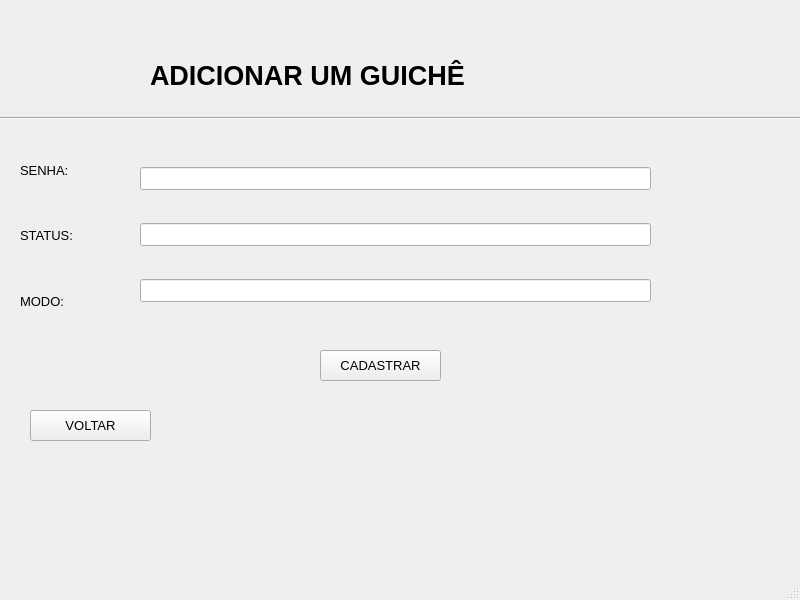
<?xml version="1.0" encoding="UTF-8"?>
<ui version="4.0">
 <class>MainWindow</class>
 <widget class="QMainWindow" name="MainWindow">
  <property name="geometry">
   <rect>
    <x>0</x>
    <y>0</y>
    <width>800</width>
    <height>600</height>
   </rect>
  </property>
  <property name="font">
   <font>
    <pointsize>10</pointsize>
   </font>
  </property>
  <property name="windowTitle">
   <string>MainWindow</string>
  </property>
  <property name="animated">
   <bool>true</bool>
  </property>
  <widget class="QWidget" name="centralwidget">
   <widget class="QLabel" name="label">
    <property name="geometry">
     <rect>
      <x>150</x>
      <y>50</y>
      <width>471</width>
      <height>51</height>
     </rect>
    </property>
    <property name="font">
     <font>
      <pointsize>20</pointsize>
      <weight>75</weight>
      <bold>true</bold>
     </font>
    </property>
    <property name="frameShape">
     <enum>QFrame::NoFrame</enum>
    </property>
    <property name="text">
     <string>ADICIONAR UM GUICHÊ</string>
    </property>
    <property name="textFormat">
     <enum>Qt::AutoText</enum>
    </property>
    <property name="alignment">
     <set>Qt::AlignLeading|Qt::AlignLeft|Qt::AlignVCenter</set>
    </property>
   </widget>
   <widget class="QPushButton" name="pushButton">
    <property name="geometry">
     <rect>
      <x>320</x>
      <y>350</y>
      <width>121</width>
      <height>31</height>
     </rect>
    </property>
    <property name="text">
     <string>CADASTRAR</string>
    </property>
   </widget>
   <widget class="QPushButton" name="pushButton_2">
    <property name="geometry">
     <rect>
      <x>30</x>
      <y>410</y>
      <width>121</width>
      <height>31</height>
     </rect>
    </property>
    <property name="text">
     <string>VOLTAR</string>
    </property>
   </widget>
   <widget class="Line" name="line">
    <property name="geometry">
     <rect>
      <x>0</x>
      <y>110</y>
      <width>801</width>
      <height>16</height>
     </rect>
    </property>
    <property name="orientation">
     <enum>Qt::Horizontal</enum>
    </property>
   </widget>
   <widget class="QWidget" name="layoutWidget">
    <property name="geometry">
     <rect>
      <x>20</x>
      <y>140</y>
      <width>111</width>
      <height>191</height>
     </rect>
    </property>
    <layout class="QVBoxLayout" name="verticalLayout">
     <item>
      <widget class="QLabel" name="label_2">
       <property name="text">
        <string>SENHA:</string>
       </property>
      </widget>
     </item>
     <item>
      <widget class="QLabel" name="label_3">
       <property name="text">
        <string>STATUS:</string>
       </property>
      </widget>
     </item>
     <item>
      <widget class="QLabel" name="label_4">
       <property name="text">
        <string>MODO:</string>
       </property>
      </widget>
     </item>
    </layout>
   </widget>
   <widget class="QWidget" name="layoutWidget">
    <property name="geometry">
     <rect>
      <x>140</x>
      <y>140</y>
      <width>511</width>
      <height>191</height>
     </rect>
    </property>
    <layout class="QVBoxLayout" name="verticalLayout_2">
     <item>
      <widget class="QLineEdit" name="lineEdit"/>
     </item>
     <item>
      <widget class="QLineEdit" name="lineEdit_2"/>
     </item>
     <item>
      <widget class="QLineEdit" name="lineEdit_3"/>
     </item>
    </layout>
   </widget>
  </widget>
  <widget class="QMenuBar" name="menubar">
   <property name="geometry">
    <rect>
     <x>0</x>
     <y>0</y>
     <width>800</width>
     <height>26</height>
    </rect>
   </property>
  </widget>
  <widget class="QStatusBar" name="statusbar"/>
 </widget>
 <resources/>
 <connections/>
</ui>
